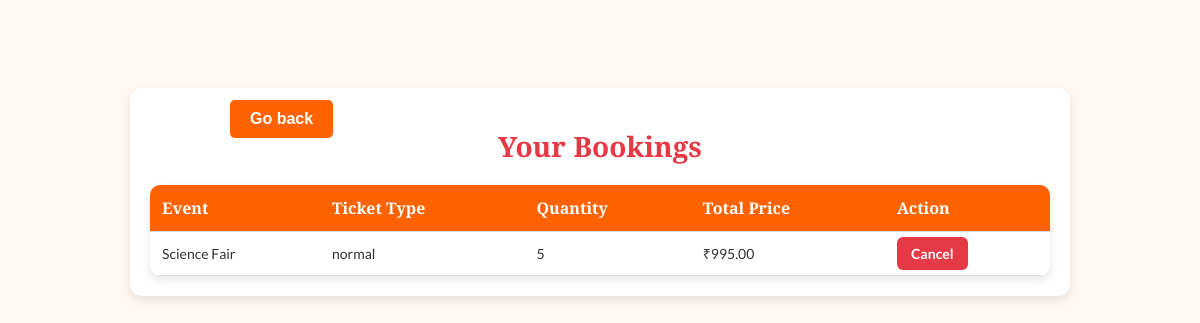
Page /events/bookings/ (signed in) on the earlier database version.
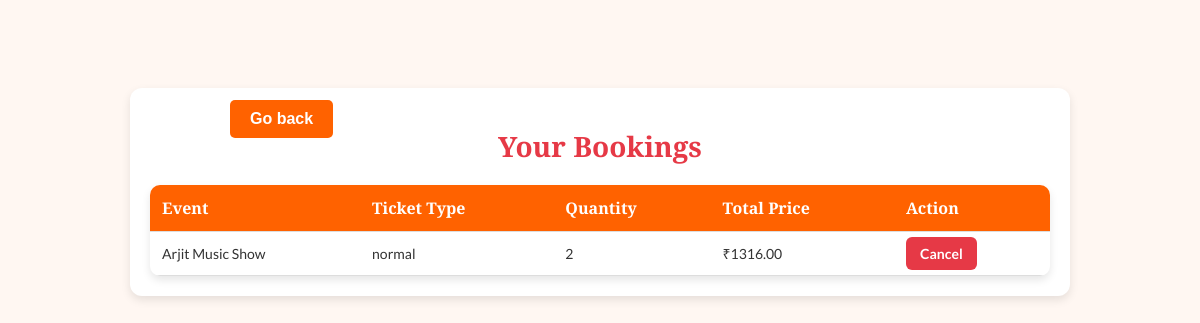
Same page on the later database version.
### events/models.py (models this page shows, shortened)
class Booking(models.Model):
    user = models.ForeignKey(User, on_delete=models.CASCADE)  # Link to the user who made the booking
    event = models.ForeignKey(Event, on_delete=models.CASCADE)  # Link to the event
    ticket = models.ForeignKey(Ticket, on_delete=models.CASCADE)  # Link to the ticket type
    quantity = models.PositiveIntegerField()  # Number of tickets booked
    total_price = models.DecimalField(max_digits=10, decimal_places=2)  # Total price for the booking
    created_at = models.DateTimeField(auto_now_add=True)  # Timestamp for when the booking was created
    booking_id = models.CharField(max_length=10, unique=True, default=generate_ticket_id)  # Unique booking ID
    ticket_type = models.CharField(max_length=100, default='none')  # Type of the ticket (e.g., VIP, Regular)
    ticket_name = models.CharField(max_length=100, default='none')  # Name of the ticket

class Event(models.Model):
    title = models.CharField(max_length=200)
    description = models.TextField()
    event_type = models.CharField(max_length=50)
    location = models.CharField(max_length=200)
    image = models.ImageField(upload_to='event_images/')
    start_date = models.DateTimeField()
    end_date = models.DateTimeField()
    manager = models.ForeignKey(Manager, on_delete=models.SET_NULL, null=True, blank=True)

class Ticket(models.Model):
    event = models.ForeignKey(Event, on_delete=models.CASCADE, related_name='tickets')
    ticket_type = models.CharField(max_length=100)  # e.g., Normal, VIP
    ticket_name = models.CharField(max_length=100)  # Name of the ticket
    quantity = models.PositiveIntegerField()  # Number of tickets available
    price = models.DecimalField(max_digits=10, decimal_places=2)  # Price per ticket
    additional_fee = models.DecimalField(max_digits=10, decimal_places=2, blank=True, null=True)  # Additional fee
    sale_start = models.DateTimeField()  # Tickets available from
    sale_end = models.DateTimeField()  # Tickets available until
    min_purchase = models.PositiveIntegerField()  # Minimum ticket purchase
    max_purchase = models.PositiveIntegerField()  # Maximum ticket purchase
    created_at = models.DateTimeField(auto_now_add=True)

### events/views.py (the view)
# urls.py: path('bookings/', views.bookings, name='bookings'),
def bookings(request):
    user_bookings = Booking.objects.filter(user=request.user)  # Fetch bookings for the logged-in user
    return render(request, 'bookings.html', {'bookings': user_bookings})

### events/templates/bookings.html (shortened to what this page needs)
{% load static %}
<!DOCTYPE html>
<html lang="en">
<head>
    <link rel="stylesheet" href="{% static 'css/bookings.css' %}">
</head>
<body>
    <button class="g-btn" onclick="window.location.href='{% url 'events:event_list' %}'">Go back</button>
    <div class="container">
        <h1>Your Bookings</h1>
        {% if bookings %}
        <table>
            <thead>
                <tr>
                    <th>Event</th>
                    <th>Ticket Type</th>
                    <th>Quantity</th>
                    <th>Total Price</th>
                    <th>Action</th>
                </tr>
            </thead>
            <tbody>
                {% for booking in bookings %}
                <tr>
                    <td>{{ booking.event.title }}</td>
                    <td>{{ booking.ticket.ticket_type }}</td>
                    <td>{{ booking.quantity }}</td>
                    <td>₹{{ booking.total_price }}</td>
                    <td>
                        <a href="{% url 'events:cancel_booking' booking.booking_id %}">Cancel</a>
                    </td>
                </tr>
                {% endfor %}
            </tbody>
        </table>
        {% else %}
        <p>You have no bookings yet.</p>
        {% endif %}
    </div>
</body>
</html>

Differences in the rows shown:
removed Booking: event "Science Fair", ticket.ticket_type "normal", quantity "5", total_price "995.00"
added Booking: event "Arjit Music Show", ticket.ticket_type "normal", quantity "2", total_price "1316.00"
